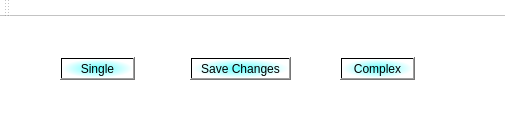
<?xml version="1.0" encoding="UTF-8"?>
<ui version="4.0">
 <class>ImageWindow</class>
 <widget class="QMainWindow" name="ImageWindow">
  <property name="enabled">
   <bool>true</bool>
  </property>
  <property name="geometry">
   <rect>
    <x>0</x>
    <y>0</y>
    <width>505</width>
    <height>135</height>
   </rect>
  </property>
  <property name="windowTitle">
   <string>ImageWindow</string>
  </property>
  <property name="styleSheet">
   <string notr="true">background-color: rgb(255, 255, 255);</string>
  </property>
  <widget class="QWidget" name="centralWidget">
   <widget class="QPushButton" name="Single">
    <property name="geometry">
     <rect>
      <x>60</x>
      <y>40</y>
      <width>75</width>
      <height>23</height>
     </rect>
    </property>
    <property name="styleSheet">
     <string notr="true">background-color: qradialgradient(spread:pad, cx:0.5, cy:0.5, radius:0.5, fx:0.5, fy:0.5, stop:0 rgba(95, 255, 255, 255), stop:1 rgba(255, 255, 255, 255));</string>
    </property>
    <property name="text">
     <string>Single</string>
    </property>
   </widget>
   <widget class="QPushButton" name="Complex">
    <property name="geometry">
     <rect>
      <x>340</x>
      <y>40</y>
      <width>75</width>
      <height>23</height>
     </rect>
    </property>
    <property name="styleSheet">
     <string notr="true">background-color: qradialgradient(spread:pad, cx:0.5, cy:0.5, radius:0.5, fx:0.5, fy:0.5, stop:0 rgba(95, 255, 255, 255), stop:1 rgba(255, 255, 255, 255));</string>
    </property>
    <property name="text">
     <string>Complex</string>
    </property>
   </widget>
   <widget class="QPushButton" name="Save">
    <property name="geometry">
     <rect>
      <x>190</x>
      <y>40</y>
      <width>101</width>
      <height>23</height>
     </rect>
    </property>
    <property name="styleSheet">
     <string notr="true">background-color: qradialgradient(spread:pad, cx:0.5, cy:0.5, radius:0.5, fx:0.5, fy:0.5, stop:0 rgba(95, 255, 255, 255), stop:1 rgba(255, 255, 255, 255));</string>
    </property>
    <property name="text">
     <string>Save Changes</string>
    </property>
   </widget>
  </widget>
  <widget class="QToolBar" name="mainToolBar">
   <attribute name="toolBarArea">
    <enum>TopToolBarArea</enum>
   </attribute>
   <attribute name="toolBarBreak">
    <bool>false</bool>
   </attribute>
  </widget>
  <widget class="QStatusBar" name="statusBar"/>
 </widget>
 <layoutdefault spacing="6" margin="11"/>
 <resources/>
 <connections/>
</ui>
